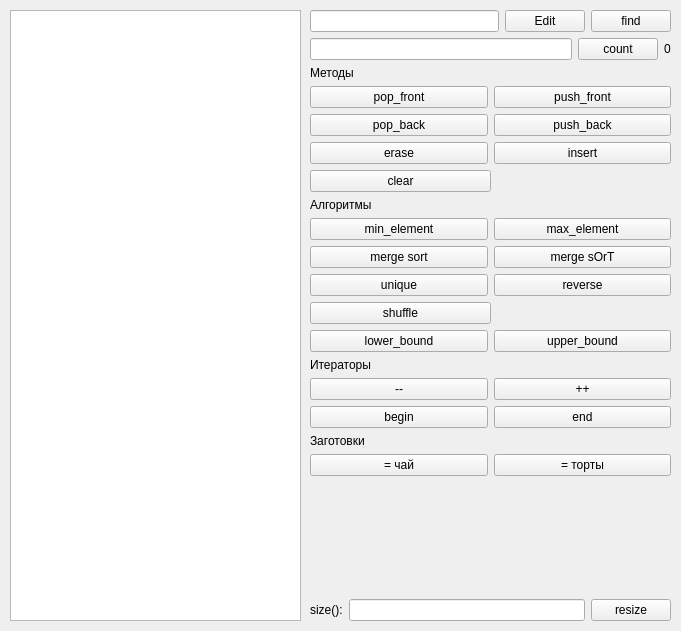
<?xml version="1.0" encoding="UTF-8"?>
<ui version="4.0">
 <class>MainWindow</class>
 <widget class="QMainWindow" name="MainWindow">
  <property name="geometry">
   <rect>
    <x>0</x>
    <y>0</y>
    <width>681</width>
    <height>631</height>
   </rect>
  </property>
  <property name="windowTitle">
   <string>std::vector demo</string>
  </property>
  <widget class="QWidget" name="centralwidget">
   <widget class="QWidget" name="verticalLayoutWidget">
    <property name="geometry">
     <rect>
      <x>310</x>
      <y>10</y>
      <width>361</width>
      <height>611</height>
     </rect>
    </property>
    <layout class="QVBoxLayout" name="verticalLayout_3">
     <item>
      <layout class="QHBoxLayout" name="horizontalLayout_5">
       <item>
        <widget class="QLineEdit" name="txt_elem_content"/>
       </item>
       <item>
        <widget class="QPushButton" name="btn_edit">
         <property name="text">
          <string>Edit</string>
         </property>
        </widget>
       </item>
       <item>
        <widget class="QPushButton" name="btn_find">
         <property name="text">
          <string>find</string>
         </property>
        </widget>
       </item>
      </layout>
     </item>
     <item>
      <layout class="QHBoxLayout" name="horizontalLayout_13">
       <item>
        <widget class="QLineEdit" name="le_count"/>
       </item>
       <item>
        <widget class="QPushButton" name="btn_count">
         <property name="text">
          <string>count</string>
         </property>
        </widget>
       </item>
       <item>
        <widget class="QLabel" name="lbl_count">
         <property name="text">
          <string>0</string>
         </property>
        </widget>
       </item>
      </layout>
     </item>
     <item>
      <layout class="QHBoxLayout" name="horizontalLayout_6">
       <item>
        <widget class="QLabel" name="label">
         <property name="text">
          <string>Методы</string>
         </property>
        </widget>
       </item>
      </layout>
     </item>
     <item>
      <layout class="QHBoxLayout" name="horizontalLayout_19">
       <item>
        <widget class="QPushButton" name="btn_pop_front">
         <property name="text">
          <string>pop_front</string>
         </property>
        </widget>
       </item>
       <item>
        <widget class="QPushButton" name="btn_push_front">
         <property name="text">
          <string>push_front</string>
         </property>
        </widget>
       </item>
      </layout>
     </item>
     <item>
      <layout class="QHBoxLayout" name="horizontalLayout_7">
       <item>
        <widget class="QPushButton" name="btn_pop_back">
         <property name="text">
          <string>pop_back</string>
         </property>
        </widget>
       </item>
       <item>
        <widget class="QPushButton" name="btn_push_back">
         <property name="text">
          <string>push_back</string>
         </property>
        </widget>
       </item>
      </layout>
     </item>
     <item>
      <layout class="QHBoxLayout" name="horizontalLayout_2">
       <item>
        <widget class="QPushButton" name="btn_erase">
         <property name="text">
          <string>erase</string>
         </property>
        </widget>
       </item>
       <item>
        <widget class="QPushButton" name="btn_insert">
         <property name="text">
          <string>insert</string>
         </property>
        </widget>
       </item>
      </layout>
     </item>
     <item>
      <layout class="QHBoxLayout" name="horizontalLayout_12">
       <item>
        <widget class="QPushButton" name="btn_clear">
         <property name="sizePolicy">
          <sizepolicy hsizetype="MinimumExpanding" vsizetype="Fixed">
           <horstretch>0</horstretch>
           <verstretch>0</verstretch>
          </sizepolicy>
         </property>
         <property name="text">
          <string>clear</string>
         </property>
        </widget>
       </item>
       <item>
        <spacer name="horizontalSpacer">
         <property name="orientation">
          <enum>Qt::Orientation::Horizontal</enum>
         </property>
         <property name="sizeHint" stdset="0">
          <size>
           <width>40</width>
           <height>20</height>
          </size>
         </property>
        </spacer>
       </item>
      </layout>
     </item>
     <item>
      <layout class="QHBoxLayout" name="horizontalLayout_14">
       <item>
        <widget class="QLabel" name="label_7">
         <property name="text">
          <string>Алгоритмы</string>
         </property>
        </widget>
       </item>
      </layout>
     </item>
     <item>
      <layout class="QHBoxLayout" name="horizontalLayout_15">
       <item>
        <widget class="QPushButton" name="btn_min_element">
         <property name="text">
          <string>min_element</string>
         </property>
        </widget>
       </item>
       <item>
        <widget class="QPushButton" name="btn_max_element">
         <property name="text">
          <string>max_element</string>
         </property>
        </widget>
       </item>
      </layout>
     </item>
     <item>
      <layout class="QHBoxLayout" name="horizontalLayout_16">
       <item>
        <widget class="QPushButton" name="btn_sort">
         <property name="text">
          <string>merge sort</string>
         </property>
        </widget>
       </item>
       <item>
        <widget class="QPushButton" name="btn_sOrT">
         <property name="text">
          <string>merge sOrT</string>
         </property>
        </widget>
       </item>
      </layout>
     </item>
     <item>
      <layout class="QHBoxLayout" name="horizontalLayout_17">
       <item>
        <widget class="QPushButton" name="btn_unique">
         <property name="text">
          <string>unique</string>
         </property>
        </widget>
       </item>
       <item>
        <widget class="QPushButton" name="btn_reverse">
         <property name="text">
          <string>reverse</string>
         </property>
        </widget>
       </item>
      </layout>
     </item>
     <item>
      <layout class="QHBoxLayout" name="horizontalLayout_18">
       <item>
        <widget class="QPushButton" name="btn_shuffle">
         <property name="sizePolicy">
          <sizepolicy hsizetype="MinimumExpanding" vsizetype="Fixed">
           <horstretch>0</horstretch>
           <verstretch>0</verstretch>
          </sizepolicy>
         </property>
         <property name="text">
          <string>shuffle</string>
         </property>
        </widget>
       </item>
       <item>
        <spacer name="horizontalSpacer_2">
         <property name="orientation">
          <enum>Qt::Orientation::Horizontal</enum>
         </property>
         <property name="sizeHint" stdset="0">
          <size>
           <width>40</width>
           <height>20</height>
          </size>
         </property>
        </spacer>
       </item>
      </layout>
     </item>
     <item>
      <layout class="QHBoxLayout" name="horizontalLayout_20">
       <item>
        <widget class="QPushButton" name="btn_lower_bound">
         <property name="text">
          <string>lower_bound</string>
         </property>
        </widget>
       </item>
       <item>
        <widget class="QPushButton" name="btn_upper_bound">
         <property name="text">
          <string>upper_bound</string>
         </property>
        </widget>
       </item>
      </layout>
     </item>
     <item>
      <layout class="QHBoxLayout" name="horizontalLayout_3">
       <item>
        <widget class="QLabel" name="label_4">
         <property name="text">
          <string>Итераторы</string>
         </property>
        </widget>
       </item>
      </layout>
     </item>
     <item>
      <layout class="QHBoxLayout" name="horizontalLayout_4">
       <item>
        <widget class="QPushButton" name="btn_dec_iterator">
         <property name="text">
          <string>--</string>
         </property>
        </widget>
       </item>
       <item>
        <widget class="QPushButton" name="btn_inc_iterator">
         <property name="text">
          <string>++</string>
         </property>
        </widget>
       </item>
      </layout>
     </item>
     <item>
      <layout class="QHBoxLayout" name="horizontalLayout_10">
       <item>
        <widget class="QPushButton" name="btn_begin">
         <property name="text">
          <string>begin</string>
         </property>
        </widget>
       </item>
       <item>
        <widget class="QPushButton" name="btn_end">
         <property name="text">
          <string>end</string>
         </property>
        </widget>
       </item>
      </layout>
     </item>
     <item>
      <layout class="QHBoxLayout" name="horizontalLayout_8">
       <item>
        <widget class="QLabel" name="label_2">
         <property name="text">
          <string>Заготовки</string>
         </property>
        </widget>
       </item>
      </layout>
     </item>
     <item>
      <layout class="QHBoxLayout" name="horizontalLayout_9">
       <item>
        <widget class="QPushButton" name="btn_tea">
         <property name="text">
          <string>= чай</string>
         </property>
        </widget>
       </item>
       <item>
        <widget class="QPushButton" name="btn_cakes">
         <property name="text">
          <string>= торты</string>
         </property>
        </widget>
       </item>
      </layout>
     </item>
     <item>
      <spacer name="verticalSpacer">
       <property name="orientation">
        <enum>Qt::Orientation::Vertical</enum>
       </property>
       <property name="sizeHint" stdset="0">
        <size>
         <width>20</width>
         <height>40</height>
        </size>
       </property>
      </spacer>
     </item>
     <item>
      <layout class="QHBoxLayout" name="horizontalLayout_11">
       <item>
        <widget class="QLabel" name="label_3">
         <property name="text">
          <string>size():</string>
         </property>
        </widget>
       </item>
       <item>
        <widget class="QLineEdit" name="txt_size">
         <property name="sizePolicy">
          <sizepolicy hsizetype="Expanding" vsizetype="Fixed">
           <horstretch>0</horstretch>
           <verstretch>0</verstretch>
          </sizepolicy>
         </property>
        </widget>
       </item>
       <item>
        <widget class="QPushButton" name="btn_resize">
         <property name="text">
          <string>resize</string>
         </property>
        </widget>
       </item>
      </layout>
     </item>
    </layout>
   </widget>
   <widget class="QListWidget" name="list_widget">
    <property name="geometry">
     <rect>
      <x>10</x>
      <y>10</y>
      <width>291</width>
      <height>611</height>
     </rect>
    </property>
   </widget>
  </widget>
 </widget>
 <resources/>
 <connections/>
</ui>
